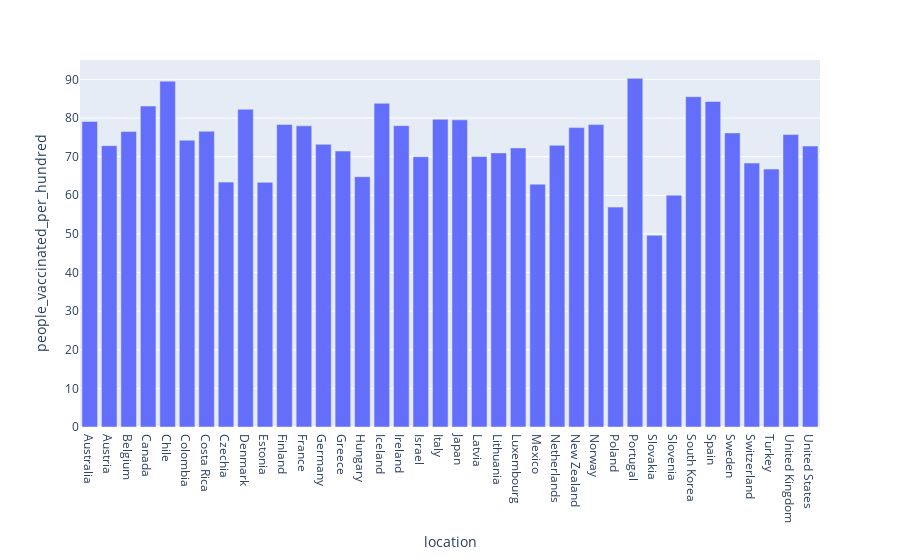

The notebook cell this image was saved under:
### Code cell
oecd_vacc = latest_vacc(oecd_data, 'people_vaccinated_per_hundred')
vaccination_percentage = px.bar(oecd_vacc, x='location', y='people_vaccinated_per_hundred')
vaccination_percentage.write_image("Graphs/people_vaccinated_per_hundred.png")
vaccination_percentage

### Figure 1 — Plotly figure (JSON) as saved in the notebook; plotly's stock layout.template omitted (floating-point values rounded to 4 significant figures)
{"data": [{"alignmentgroup": "True", "hovertemplate": "location=%{x}<br>people_vaccinated_per_hundred=%{y}<extra></extra>", "legendgroup": "", "marker": {"color": "#636efa", "pattern": {"shape": ""}}, "name": "", "offsetgroup": "", "orientation": "v", "showlegend": false, "textposition": "auto", "type": "bar", "x": ["Australia", "Austria", "Belgium", "Canada", "Chile", "Colombia", "Costa Rica", "Czechia", "Denmark", "Estonia", "Finland", "France", "Germany", "Greece", "Hungary", "Iceland", "Ireland", "Israel", "Italy", "Japan", "Latvia", "Lithuania", "Luxembourg", "Mexico", "Netherlands", "New Zealand", "Norway", "Poland", "Portugal", "Slovakia", "Slovenia", "South Korea", "Spain", "Sweden", "Switzerland", "Turkey", "United Kingdom", "United States"], "xaxis": "x", "y": [79.09, 72.85, 76.51, 83.11, 89.55, 74.26, 76.57, 63.41, 82.29, 63.35, 78.32, 77.98, 73.19, 71.46, 64.83, 83.82, 78.02, 69.99, 79.68, 79.54, 70.03, 70.98, 72.26, 62.88, 72.93, 77.53, 78.3, 56.94, 90.28, 49.66, 60.03, 85.54, 84.3, 76.15, 68.34, 66.78, 75.72, 72.75], "yaxis": "y"}], "layout": {"barmode": "relative", "legend": {"tracegroupgap": 0}, "margin": {"t": 60}, "xaxis": {"anchor": "y", "domain": [0, 1], "title": {"text": "location"}}, "yaxis": {"anchor": "x", "domain": [0, 1], "title": {"text": "people_vaccinated_per_hundred"}}}}
